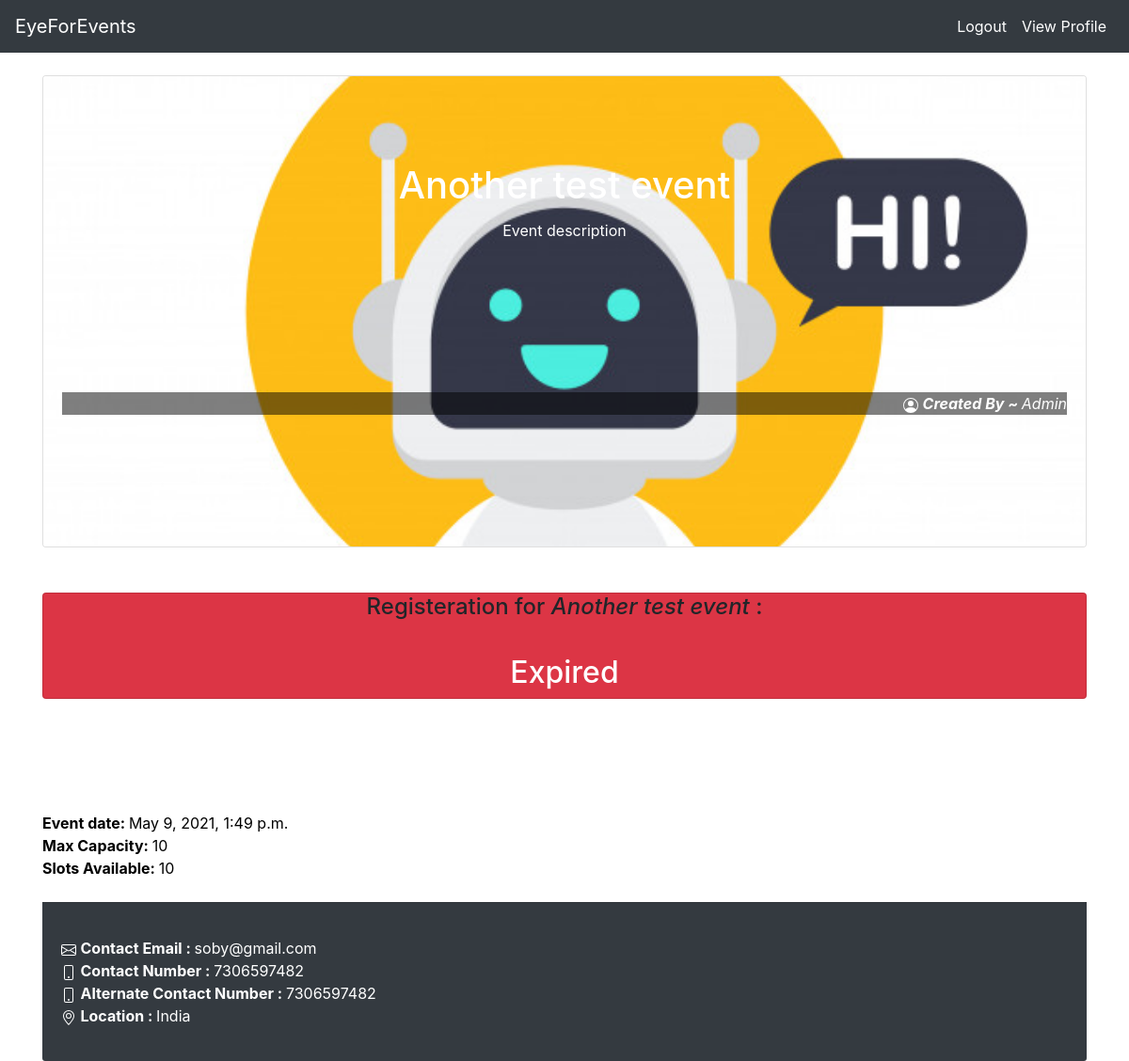
The page /events/0f99027c-7127-46e0-84f2-1aba69e9cfb1/ (signed in) on the database its author committed.
### events/models.py (models this page shows, shortened)
class Event(models.Model):
    id = models.UUIDField(primary_key=True, default=uuid.uuid4, editable=False) #unique id to differentiate between events
    name = models.CharField("name",max_length=200) #Event name
    description = models.CharField("description",max_length=2000) #Event description
    max_capacity = models.PositiveSmallIntegerField("max_capacity",default=0) #0 for not applicable and >0 if there's a capacity
    location = models.CharField(max_length=500)
    contact_number = models.PositiveSmallIntegerField("contact_number")
    alt_contact_number = models.PositiveSmallIntegerField("alt_contact_number")
    contact_email = models.EmailField(max_length=254,blank=False)
    created_by = models.ForeignKey(settings.AUTH_USER_MODEL, on_delete=models.CASCADE,blank=True,related_name="created_by") #One to Many relationship
    participated_in = models.ManyToManyField(settings.AUTH_USER_MODEL,related_name="participated_in") #One to Many relationship showing user participated in events relation
    event_image = models.ImageField(upload_to='events/'+str(uuid.uuid4()),blank=True,default='events/event_default.jpg') #Image for the event not needed but would be better if we get one
    last_date = models.DateTimeField() #Last date till the event registeration is available
    event_date = models.DateTimeField() #Date of the event
    pub_date = models.DateTimeField('Created On',auto_now_add=True) #Will be used to check how old is the posted events

### events/views.py (the view)
# urls.py: path('<uuid:event_id>/', views.detail, name='detail'),
def detail(request, event_id):
    try:
        event = Event.objects.get(pk=event_id)
        isCreator = False
        if request.user.is_authenticated:
            if request.user == event.created_by:
                isCreator = True
    except Event.DoesNotExist:
        raise Http404("Event does not exist")
    return render(request, 'events/event_details.html', {'event': event,'event_by':event.created_by,"isCreator":isCreator})

### events/templatetags/custom_tags.py (called while the page is built)
@register.filter
def subtract(value, arg):
    return int(value) - len(arg)

### events/templates/events/event_details.html (shortened to what this page needs)
{% extends 'user/base.html' %} {% block content %}
{% load custom_tags %}
{% load static %}
<html>
    <body onload="showCountDown('{{event.last_date.isoformat}}')">
        <div class="card text-white pb-0 text-center" id="card1">
        <img class="card-img" src ="{{event.event_image.url}}" alt="Card image" style="max-height:500px; object-fit:cover;">
        <div class="card-img-overlay">
        <br><br><br>
        <h1 class="card-title"> {{event.name}} </h1>
        <p id="event" class="card-text">{{ event.description }}</p><br>
        <br><br><br><br><br>
        <p class="card-text" style="text-align: right; background-color:#00000080;">
        <i><strong> Created By ~ </strong>{{ event_by.get_full_name }}</i>
        </p>
        </div>
        </div>
        <br><br>
        <div id = "countdown" style="display:none;" class="card text-center bg-danger">
            <h4 id="countdownbx" class="card-title text-black">
            Registeration for <i> {{event.name}} </i> : <br></h4>
            <br>
            <div id="timerContainer">
            </div>
        </div>
        <br>
        <br><br><br>
        <br>
        <div id="eventExtraDetails" style="color:black;">
            <strong>Event date: </strong>{{ event.event_date }}
            <br>
            {%if event.max_capacity > 0%}
                <strong>Max Capacity: </strong>{{ event.max_capacity }}
                <br>
                <strong>Slots Available: </strong>{{ event.max_capacity|subtract:event.participant_set.all }}
                <br>
            {%endif%}
        </div>
        <br>
        <div class="card-footer text-white bg-dark">
            <br>
            <div class="card-footer-text">
                <strong> Contact Email : </strong>{{ event.contact_email }}
            </div>
            <div class="card-footer-text">
                <strong>Contact Number : </strong>{{ event.contact_number }}
            </div>
            <div class="card-footer-text">
                <strong>Alternate Contact Number : </strong>{{ event.alt_contact_number }}
            </div>
            <div class="card-footer-text">
            <strong>Location : </strong>{{ event.location }}
            </div>
            <br>
        </div>
    </body>
</html>
{% endblock %}

### rows shown on the page
Event: event_image (picture), name "Another test event", description "Event description", event_date "May 9, 2021, 1:49 p.m.", max_capacity "10", max_capacity|subtract "10", contact_email "soby@gmail.com", contact_number "7306597482", alt_contact_number "7306597482", location "India"

### other values the page prints
{{ event_by.get_full_name }} "Admin"
